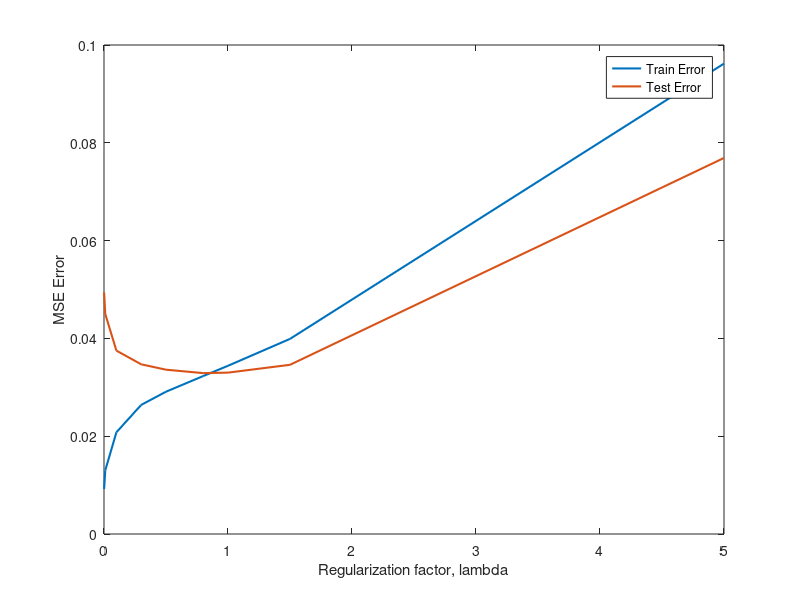

Recreate this plot in MATLAB.
train_error_list = [0.0092, 0.0130, 0.0208, 0.0264, 0.0291, 0.0323, 0.0344, 0.0399, 0.0962];
test_error_list = [0.0494, 0.0450, 0.0375, 0.0347, 0.0336, 0.0329, 0.0330, 0.0346, 0.0769];
lambda_list = [0.001, 0.01, 0.1, 0.3, 0.5, 0.8, 1, 1.5, 5];
plot(lambda_list, train_error_list, 'LineWidth', 1.5);
hold on;
plot(lambda_list, test_error_list, 'LineWidth', 1.5);
xlabel('Regularization factor, lambda')
ylabel('MSE Error')
legend('Train Error', 'Test Error')